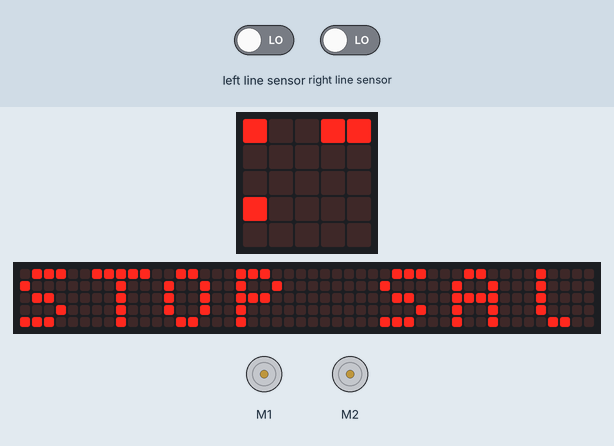
Bench run of a program on a simulated BBC micro:bit (MakeCode). On the bench: the board's 5×5 LED display, a strip that is not on the board, showing the scrolling text unrolled, 2 × DC motor (green arrow = forward, orange = backward, longer = faster). The inputs (shaded band) are chosen by the test bench; at power-on: left line sensor LOW, right line sensor LOW. The 48×5 strip is a reading aid, not a part: it shows the text the display is scrolling, unrolled, one strip-width of it at a time.

Above: at 1.27 s.
1.3 s: left line sensor driven HIGH
At 15.3 s:
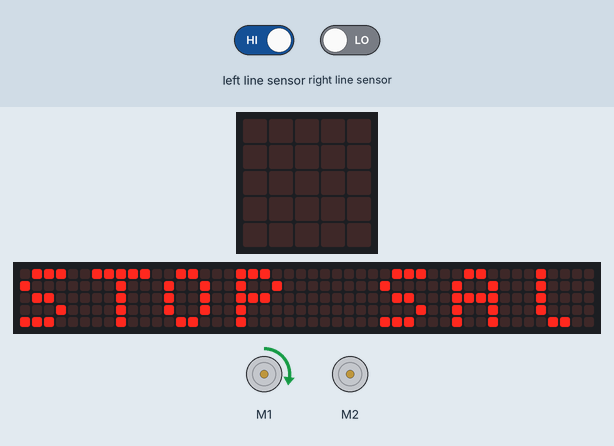
17.5 s: left line sensor driven LOW
At 26.1 s:
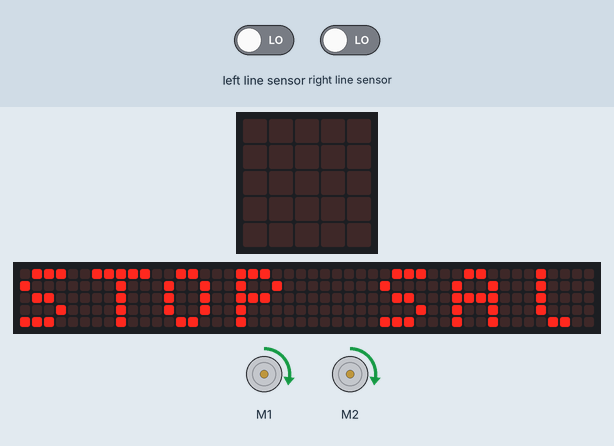
33.7 s: right line sensor driven HIGH
At 47.8 s:
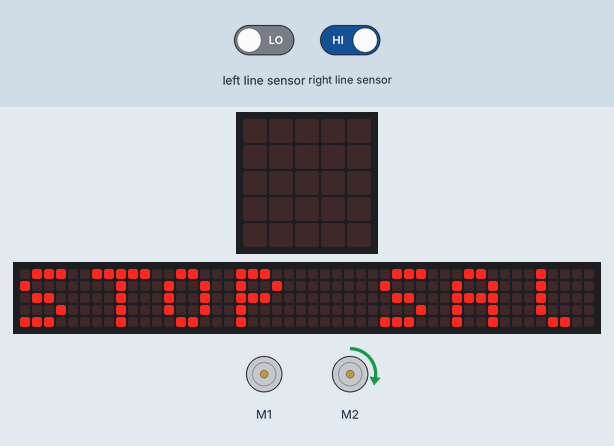
49.9 s: right line sensor driven LOW
At 64.7 s:
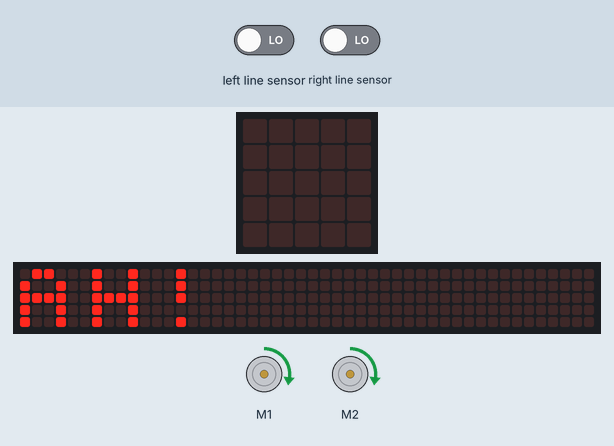
Timing chart, 0 to 66.2 s (numbered marks = the images above; inputs shaded):
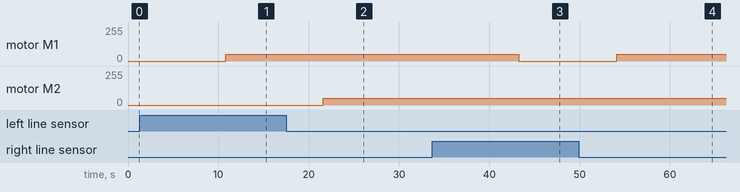

Measured:
- after the input at 1.3 s, motor M2: stays stopped (without the input it goes to forward 50/255 after 9.5 s)
- after the input at 17.5 s, motor M2: stopped → forward 50/255 after 4.1 s
- after the input at 33.7 s, motor M1: forward 50/255 → stopped after 9.6 s
- after the input at 49.9 s, motor M1: stopped → forward 50/255 after 4.2 s
- what the display in image 1 shows lasts 0.6 s, from 14.9 s to 15.5 s
- what the display in image 4 shows lasts 0.7 s, from 64.2 s to 64.9 s

The program:

main.ts
```typescript
basic.forever(function () {
    basic.showString("STOP SAlAH!")
    if (maqueen.readPatrol(maqueen.Patrol.PatrolLeft) == 0 && maqueen.readPatrol(maqueen.Patrol.PatrolRight) == 0) {
        maqueen.motorRun(maqueen.Motors.All, maqueen.Dir.CW, 50)
    } else {
        if (maqueen.readPatrol(maqueen.Patrol.PatrolLeft) == 0 && maqueen.readPatrol(maqueen.Patrol.PatrolRight) == 1) {
            maqueen.motorRun(maqueen.Motors.M2, maqueen.Dir.CW, 50)
            maqueen.motorStop(maqueen.Motors.M1)
            if (maqueen.readPatrol(maqueen.Patrol.PatrolLeft) == 1 && maqueen.readPatrol(maqueen.Patrol.PatrolRight) == 1) {
                maqueen.motorRun(maqueen.Motors.M2, maqueen.Dir.CW, 50)
                maqueen.motorStop(maqueen.Motors.M1)
            }
        } else {
            if (maqueen.readPatrol(maqueen.Patrol.PatrolLeft) == 1 && maqueen.readPatrol(maqueen.Patrol.PatrolRight) == 0) {
                maqueen.motorRun(maqueen.Motors.M1, maqueen.Dir.CW, 50)
                maqueen.motorStop(maqueen.Motors.M2)
                if (maqueen.readPatrol(maqueen.Patrol.PatrolLeft) == 1 && maqueen.readPatrol(maqueen.Patrol.PatrolRight) == 1) {
                    maqueen.motorRun(maqueen.Motors.M1, maqueen.Dir.CW, 50)
                    maqueen.motorStop(maqueen.Motors.M2)
                }
                if (maqueen.readPatrol(maqueen.Patrol.PatrolLeft) == 0 && maqueen.readPatrol(maqueen.Patrol.PatrolRight) == 0) {
                    maqueen.motorRun(maqueen.Motors.M1, maqueen.Dir.CW, 50)
                } else {
                    maqueen.motorStop(maqueen.Motors.M2)
                }
            }
        }
    }
})
```

test.ts
```typescript
// tests gaan hier; deze zal niet worden gecompileerd wanneer dit pakket wordt gebruikt als extensie.
```
